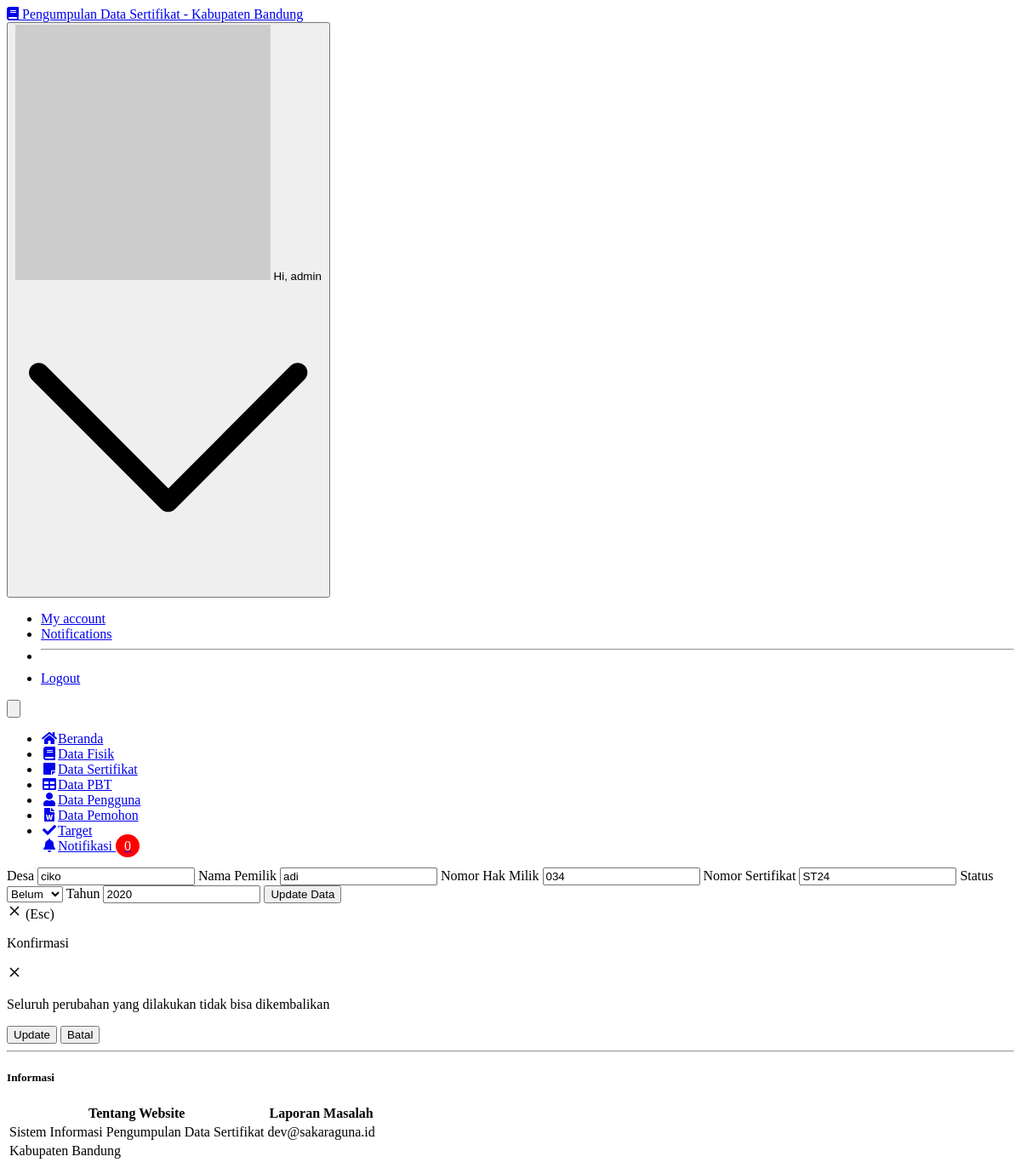
The page /admin/edit_fisik.php?no_berkas=12 (signed in) on the database its author committed.
### tables this page shows
CREATE TABLE `data_fisik` (
  `no_berkas` varchar(20) NOT NULL,
  `desa` varchar(30) NOT NULL,
  `nama` varchar(50) NOT NULL,
  `no_hak` varchar(50) NOT NULL,
  `no_sertifikat` varchar(50) NOT NULL,
  `status` varchar(20) NOT NULL,
  `tahun` varchar(20) NOT NULL
);

### admin/edit_fisik.php (the view, shortened to what this page needs)
<?php
include '../core/conn.php';
$ambilNotif = mysqli_query($connection,"SELECT * FROM permohonan WHERE notif = 'unread' ORDER BY id_permohonan ASC");
$jumlahNotif = mysqli_num_rows($ambilNotif);
$no_berkas = $_GET['no_berkas'];
$data = mysqli_query($connection,"SELECT * FROM data_fisik where no_berkas='$no_berkas'");
?>
<!DOCTYPE html>
<html lang="en">
  <head>
    <link rel="stylesheet" href="https://use.fontawesome.com/releases/v5.3.1/css/all.css">
    <link href="../assets/css/style.css" rel="stylesheet" type="text/css">
  </head>
  <body class="bg-gray-100 font-sans leading-normal tracking-normal">
    <nav id="header" class="bg-white fixed w-full z-10 top-0 shadow">
      <div class="w-full container mx-auto flex flex-wrap items-center mt-0 pt-3 pb-3 md:pb-0">
        <div class="w-1/2 pl-2 md:pl-0">
          <a class="text-gray-900 text-base xl:text-xl no-underline hover:no-underline font-bold" href="#">
          <i class="fas fa-book text-orange-600 pr-3"></i> Pengumpulan Data Sertifikat - Kabupaten Bandung
          </a>
        </div>
        <div class="w-1/2 pr-0">
          <div class="flex relative inline-block float-right">
            <div class="relative text-sm">
              <button id="userButton" class="flex items-center focus:outline-none mr-3">
                <img class="w-8 h-8 rounded-full mr-4" src="http://i.pravatar.cc/300" alt="Avatar of User"> <span class="hidden md:inline-block">Hi, <?php echo $_SESSION['username'];?></span>
              </button>
              <div id="userMenu" class="bg-white rounded shadow-md mt-2 absolute mt-12 top-0 right-0 min-w-full overflow-auto z-30 invisible">
                <ul class="list-reset">
                  <li><a href="#" class="px-4 py-2 block text-gray-900 hover:bg-gray-400 no-underline hover:no-underline">My account</a></li>
                  <li><a href="#" class="px-4 py-2 block text-gray-900 hover:bg-gray-400 no-underline hover:no-underline">Notifications</a></li>
                  <li>
                    <hr class="border-t mx-2 border-gray-400">
                  </li>
                  <li><a href="../core/logout.php" class="px-4 py-2 block text-gray-900 hover:bg-gray-400 no-underline hover:no-underline">Logout</a></li>
                </ul>
              </div>
            </div>
            <div class="block lg:hidden pr-4">
              <button id="nav-toggle" class="flex items-center px-3 py-2 border rounded text-gray-500 border-gray-600 hover:text-gray-900 hover:border-teal-500 appearance-none focus:outline-none">
              </button>
            </div>
          </div>
        </div>
        <div class="w-full flex-grow lg:flex lg:items-center lg:w-auto hidden lg:block mt-2 lg:mt-0 bg-white z-20" id="nav-content">
          <ul class="list-reset lg:flex flex-1 items-center px-4 md:px-0">
            <li class="mr-6 my-2 md:my-0">
              <a href="index.php" class="block py-1 md:py-3 pl-1 align-middle text-gray-500 no-underline hover:text-gray-900 border-b-2 border-white hover:border-orange-600">
              <i class="fas fa-home fa-fw mr-3 text-gray-500"></i><span class="pb-1 md:pb-0 text-sm">Beranda</span>
              </a>
            </li>
            <li class="mr-6 my-2 md:my-0">
              <a href="fisik.php" class="block py-1 md:py-3 pl-1 align-middle text-pink-600 no-underline hover:text-gray-900 border-b-2 border-pink-500 hover:border-pink-500">
              <i class="fas fa-book fa-fw mr-3"></i><span class="pb-1 md:pb-0 text-sm">Data Fisik</span>
              </a>
            </li>
            <li class="mr-6 my-2 md:my-0">
              <a href="sertifikat.php" class="block py-1 md:py-3 pl-1 align-middle text-gray-500 no-underline hover:text-gray-900 border-b-2 border-white hover:border-purple-500">
              <i class="fa fa-sticky-note fa-fw mr-3"></i><span class="pb-1 md:pb-0 text-sm">Data Sertifikat</span>
              </a>
            </li>
            <li class="mr-6 my-2 md:my-0">
              <a href="pbt.php" class="block py-1 md:py-3 pl-1 align-middle text-gray-500 no-underline hover:text-gray-900 border-b-2 border-white hover:border-green-500">
              <i class="fas fa-table fa-fw mr-3"></i><span class="pb-1 md:pb-0 text-sm">Data PBT</span>
              </a>
            </li>
            <li class="mr-6 my-2 md:my-0">
              <a href="users.php" class="block py-1 md:py-3 pl-1 align-middle text-gray-500 no-underline hover:text-gray-900 border-b-2 border-white hover:border-red-500">
              <i class="fa fa-user fa-fw mr-3"></i><span class="pb-1 md:pb-0 text-sm">Data Pengguna</span>
              </a>
            </li>
            <li class="mr-6 my-2 md:my-0">
              <a href="permohonan.php" class="block py-1 md:py-3 pl-1 align-middle text-gray-500 no-underline hover:text-gray-900 border-b-2 border-white hover:border-blue-500">
              <i class="fa fa-file-word fa-fw mr-3"></i><span class="pb-1 md:pb-0 text-sm">Data Pemohon</span>
              </a>
            </li>
            <li class="mr-6 my-2 md:my-0">
              <a href="target.php" class="block py-1 md:py-3 pl-1 align-middle text-gray-500 no-underline hover:text-gray-900 border-b-2 border-white hover:border-yellow-500">
              <i class="fa fa-check fa-fw mr-3"></i><span class="pb-1 md:pb-0 text-sm">Target</span>
              </a>
            </li>
            <li class="dropdown mr-6 my-2 md:my-0">
              <a href="#" class="block py-1 md:py-3 pl-1 align-middle text-gray-500 no-underline hover:text-gray-900 border-b-2 border-white">
              <i class="fa fa-bell fa-fw mr-3"></i><span class="pb-1 md:pb-0 text-sm">Notifikasi <span class="badge"><?php echo $jumlahNotif;?></span></span>
              </a>
            </li>
          </ul>
        </div>
      </div>
    </nav>
    <div class="container w-full mx-auto pt-20">
      <div class="w-full px-4 md:px-0 md:mt-8 mb-16 text-gray-800 leadim ng-normal ">
        <div class="inline flex flex-wrap items-center justify-center">
          <div class="w-full md:w-1/2 xl:w-1/2 p-3">
            <div class="bg-white border rounded shadow p-2">
							<?php
							while($d = mysqli_fetch_array($data)){
							?>
              <form action="" method="post" class="bg-white rounded p-10">
								<label for="desa" class="flex flex-wrap text-sm font-bold text-gray-500 leading-tight">Desa</label>
                <input id="desa" autocomplete=off type="text" class="mt-1 inline-block bg-gray-200 focus:border-green-500 focus:border-6 shadow-sm appearance-none border rounded w-full py-2 px-3 text-sm text-gray-700 leading-normal focus:outline-none mb-4"  name="desa" value="<?=$d['desa'];?>"/>
                <label for="nama" class="flex flex-wrap text-sm font-bold text-gray-500 leading-tight">Nama Pemilik</label>
                <input id="nama" autocomplete=off type="text" class="mt-1 inline-block bg-gray-200 focus:border-green-500 focus:border-6 shadow-sm appearance-none border rounded w-full py-2 px-3 text-sm text-gray-700 leading-normal focus:outline-none mb-4"  name="nama" value="<?=$d['nama'];?>"/>
                <label for="no_hak" class="flex flex-wrap text-sm font-bold text-gray-500 leading-tight">Nomor Hak Milik</label>
                <input id="no_hak" autocomplete=off type="text" class="mt-1 inline-block bg-gray-200 focus:border-green-500 focus:border-6 shadow-sm appearance-none border rounded w-full py-2 px-3 text-sm text-gray-700 leading-normal focus:outline-none mb-4"  name="no_hak" value="<?=$d['no_hak'];?>"/>
                <label for="no_sertifikat" class="flex flex-wrap text-sm font-bold text-gray-500 leading-tight">Nomor Sertifikat</label>
                <input id="no_sertifikat" autocomplete=off type="text" class="mt-1 inline-block bg-gray-200 focus:border-green-500 focus:border-6 shadow-sm appearance-none border rounded w-full py-2 px-3 text-sm text-gray-700 leading-normal focus:outline-none mb-4"  name="no_sertifikat" value="<?=$d['no_sertifikat'];?>"/>
                <label for="status" class="flex flex-wrap text-sm font-bold text-gray-500 leading-tight">Status</label>
									<select class="mt-1 inline-block bg-gray-200 focus:border-green-500 focus:border-6 shadow-sm appearance-none border rounded w-full py-2 px-3 text-sm text-gray-700 leading-normal focus:outline-none mb-4" name="status">
										<option value="Belum"<?php if($d['status']=="Belum") echo 'selected="selected"'; ?>>Belum</option>
									</select>
                <label for="tahun" class="flex flex-wrap text-sm font-bold text-gray-500 leading-tight">Tahun</label>
                <input id="tahun" autocomplete=off type="text" class="mt-1 inline-block bg-gray-200 focus:border-green-500 focus:border-6 shadow-sm appearance-none border rounded w-full py-2 px-3 text-sm text-gray-700 leading-normal focus:outline-none mb-4"  name="tahun" value="<?=$d['tahun'];?>"/>
                <input  class="modal-open mt-1 rounded-md text-sm appearance-none border w-100 py-2 px-6 font-reguler bg-green-800 cursor-pointer hover:bg-gray-900 hover:transition duration-700 text-gray-400 leading-normal" type="submit" name="submit" value="Update Data">
              <div class="modal opacity-0 pointer-events-none fixed w-full h-full top-0 left-0 flex items-center justify-center">
                <div class="modal-container bg-white w-11/12 md:max-w-md mx-auto rounded shadow-lg z-50 overflow-y-auto">
                  <div class="modal-close absolute top-0 right-0 cursor-pointer flex flex-col items-center mt-4 mr-4 text-white text-sm z-50">
                    <svg class="fill-current text-white" xmlns="http://www.w3.org/2000/svg" width="18" height="18" viewBox="0 0 18 18">
                      <path d="M14.53 4.53l-1.06-1.06L9 7.94 4.53 3.47 3.47 4.53 7.94 9l-4.47 4.47 1.06 1.06L9 10.06l4.47 4.47 1.06-1.06L10.06 9z"></path>
                    </svg>
                    <span class="text-sm">(Esc)</span>
                  </div>
                  <div class="modal-content py-4 text-left px-6">
                    <div class="flex justify-between items-center pb-3">
                      <p class="text-2xl font-bold">Konfirmasi</p>
                      <div class="modal-close cursor-pointer z-50">
                        <svg class="fill-current text-black" xmlns="http://www.w3.org/2000/svg" width="18" height="18" viewBox="0 0 18 18">
                          <path d="M14.53 4.53l-1.06-1.06L9 7.94 4.53 3.47 3.47 4.53 7.94 9l-4.47 4.47 1.06 1.06L9 10.06l4.47 4.47 1.06-1.06L10.06 9z"></path>
                        </svg>
                      </div>
                    </div>
                    <p>Seluruh perubahan yang dilakukan tidak bisa dikembalikan</p>
                    <div class="flex justify-end pt-2">
                      <input type="submit" class="px-4 bg-transparent p-3 rounded-lg text-indigo-500 hover:bg-gray-100 hover:text-indigo-400 mr-2" name="update" value="Update">
                      <button class="focus:no-outline modal-close px-4 bg-indigo-500 p-3 rounded-lg text-white hover:bg-indigo-400">Batal</button>
                    </div>
                  </div>
                </div>
              </div>
              </form>
                <?php } ?>
            </div>
          </div>
        </div>
        <hr class="border-t mx-2 border-gray-400">
          <div class="w-full p-3">
            <div class="bg-white border rounded shadow">
              <div class="border-b p-3">
                <h5 class="font-bold uppercase text-gray-600">Informasi</h5>
              </div>
              <div class="p-5">
                <table class="w-full p-5 text-gray-700">
                  <thead>
                    <tr>
                      <th class="text-left text-blue-900">Tentang Website</th>
                      <th class="text-left text-blue-900">Laporan Masalah</th>
                    </tr>
                  </thead>
                  <tbody>
                    <tr>
                      <td>Sistem Informasi Pengumpulan Data Sertifikat</td>
                      <td>dev@sakaraguna.id</td>
                    </tr>
                    <tr>
                      <td>Kabupaten Bandung</td>
                    </tr>
                  </tbody>
                </table>
              </div>
            </div>
          </div>
        </div>
        </div>
</body>
</html>

### admin/edit_fisik.php (style rules this page uses)
.badge { top: -10px; right: -10px; padding: 5px 10px; border-radius: 50%; background-color: red; color: white; }
li.dropdown { display: inline-block; }
.modal { transition: opacity 0.25s ease; }

### rows shown on the page
data_fisik: desa "ciko", nama "adi", no_hak "034", no_sertifikat "ST24", status "Belum", tahun "2020"

### other values the page prints
$_SESSION['username'] "admin"
$jumlahNotif "0"
